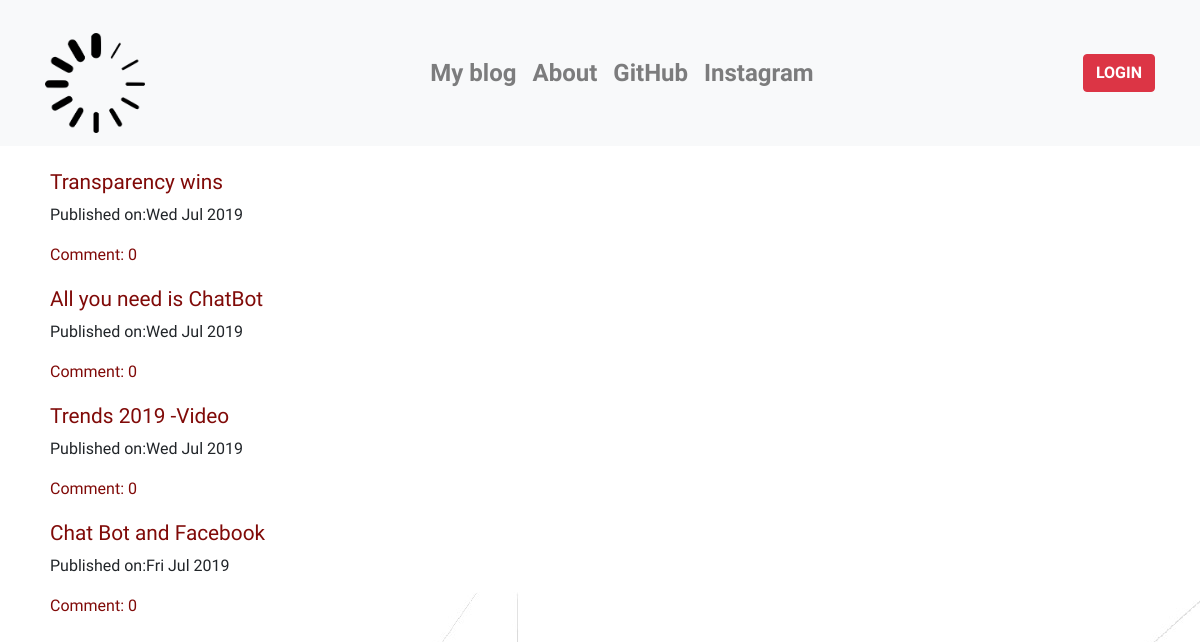
The page / on the database its author committed.
### blog_app/models.py (models this page shows, shortened)
class Post(models.Model):
    author=models.ForeignKey('auth.User',on_delete=models.DO_NOTHING,)
    title=models.CharField(max_length=200)
    text=models.TextField()
    created_date=models.DateTimeField(default=timezone.now)
    published_date=models.DateTimeField(blank=True,null=True)
    def approve_comments(self):
        return self.comments.filter(approved_comments=True)

### blog_app/views.py (the view)
# urls.py: path('',views.PostListView.as_view(),name='post_list'),
class PostListView(ListView):
    models=Post
    def get_queryset(self):
        return Post.objects.filter(published_date__lte=timezone.now()).order_by('-published_date')

### blog_app/templates/blog_app/post_list.html
{% extends 'blog_app/base.html' %}
{% block content %}
<div class="centerstage">
 {% for post in post_list %}
 <div class="post">
     <h1><a href="{% url 'post_detail' pk=post.pk %}">{{ post.title }}</a></h1>
    <div class="date">
        <p>Published on:{{ post.published_date|date:"D M Y"}}</p>
    </div>
    <a href="{% url 'post_detail' pk=post.pk %}">Comment: {{post.approve_comments.count}}</a>
 </div>
  {% endfor %}
</div>
{% endblock %}

### blog_app/templates/blog_app/base.html (shortened to what this page needs)
<!DOCTYPE html>
{% load staticfiles %}
<html lang="en" dir="ltr">
    <head>
<link rel="stylesheet" href="https://stackpath.bootstrapcdn.com/bootstrap/4.3.1/css/bootstrap.min.css">
<link rel="stylesheet" href="//cdn.jsdelivr.net/npm/medium-editor@5.23.2/dist/css/medium-editor.min.css" type="text/css" media="screen" charset="utf-8">
<link rel="stylesheet" href="{% static 'css/blog.css' %}">
</head>
<body class="loader">
  <nav class="navbar navbar-expand-sm bg-light navbar-light fontst">
      <div class="container">
          <a class="navbar-brand" href="#"><img src="{% static 'images/smm.png' %}" alt="logo" style="width:100px;height:100px;"></a>
        <ul class=" navbar-nav">
            <li class="nav-item"><a class="nav-link" href="{% url 'post_list' %}"><strong>My blog</strong></a></li>
            <li class="nav-item"><a class="nav-link" href="{% url 'about' %}"><strong>About</strong></a></li>
            <li class="nav-item"><a class="nav-link" href="https://github.com/Irodenko279/"><strong>GitHub</strong></a></li>
            <li class="nav-item"><a class="nav-link" href="https://www.instagram.com/k_irodenko/"><strong>Instagram</strong></a></li>
        </ul>
        <ul class="navbar-nav">
            {% if user.is_authenticated %}
            <li class="nav-item">
                <a class="nav-link" href="{% url 'post_new' %}"><strong>New Post</strong></a></li>
            <li class="nav-item">
                <a class="nav-link" href="{% url 'post_draft_list' %}"> <strong>Draft</strong></a>
            </li>
            <li class="nav-item">
                <a class="nav-link" href="{% url 'logout' %}"><strong>Log out</strong></a>
            </li>
            <li class="nav-item">
                <a class="nav-link"><strong>Welcome: {{ user.username }}</strong> </a>
            </li>
            {% else %}
            <li><a class='nav navbar-nav' href="{% url 'login' %}"> <button  class='btn btn-danger' type="button" name="LOGIN"><strong>LOGIN</strong></button></a></li>
            {% endif %}
        </ul>
    </div>
</nav>
<br>
{% block content %}
{% endblock %}
</body>
</html>

### blog_app/static/css/blog.css (style rules this page uses)
.post { margin-left:50px; font-size: 1em; font-family: 'Darker Grotesque', sans-serif; font-family: 'Farro', sans-serif; margin-bottom: 20px; }
h1 { font-size: 1.3em; }
a { color:#800a08; }
.fontst { font-size: 1.5em; font-family: 'Darker Grotesque', sans-serif; font-family: 'Farro', sans-serif; color:black; }
img { margin:auto; margin-top: 20px; }
body { display: block; margin-left: 10; margin-right: 10; background : url("/static/images/bg5.jpg" ) ; }

### rows shown on the page
Post: title "Transparency wins", published_date "Wed Jul 2019", approve_comments.count "0"
Post: title "All you need is ChatBot", published_date "Wed Jul 2019", approve_comments.count "0"
Post: title "Trends 2019 -Video", published_date "Wed Jul 2019", approve_comments.count "0"
Post: title "Chat Bot and Facebook", published_date "Fri Jul 2019", approve_comments.count "0"
